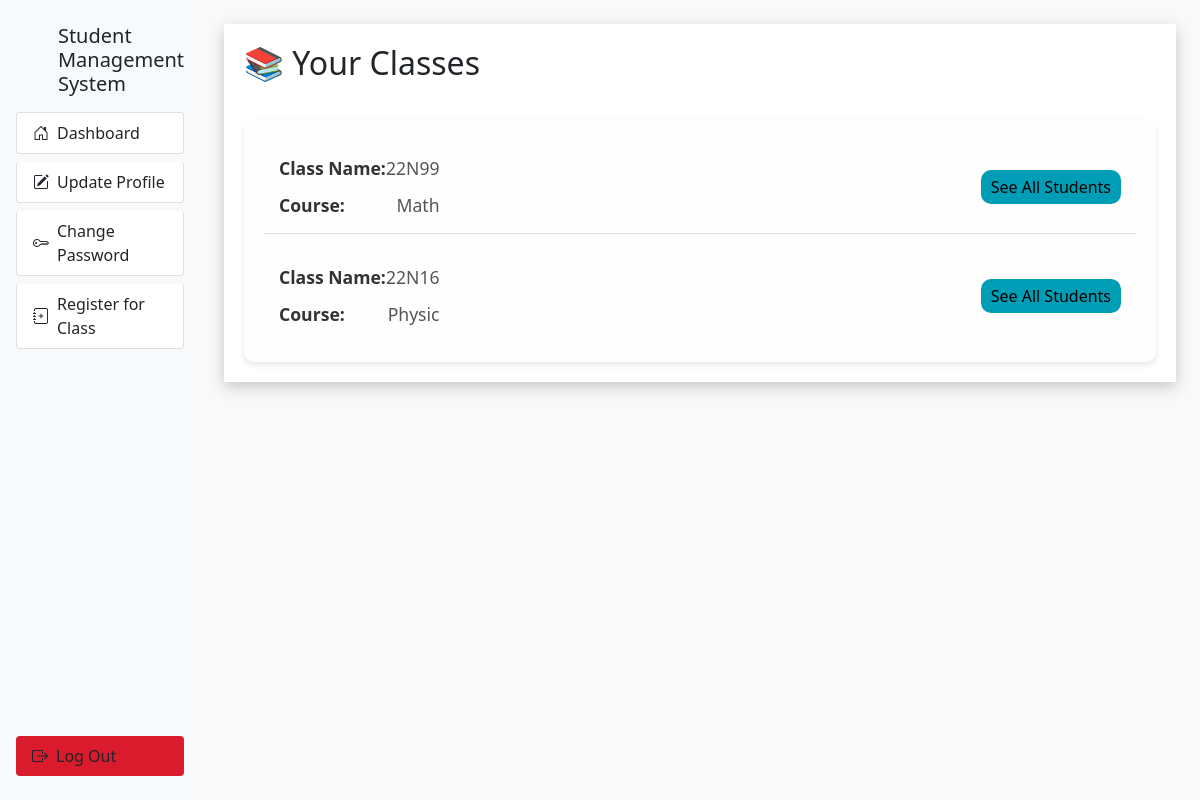
/user/classes/5, run on the app's committed database.
### main.py (models this page shows)
class Class(db.Model):
    id_class = db.Column(db.Integer, primary_key=True)
    name = db.Column(db.String(255), nullable=False)
    id_subject = db.Column(db.Integer, db.ForeignKey('subject.id_subject'), nullable=True)
    id_user = db.Column(db.Integer, db.ForeignKey('user.id'), nullable=True)

class Subject(db.Model):
    id_subject = db.Column(db.Integer, primary_key=True)
    name = db.Column(db.String(255), nullable=False)
    id_class = db.Column(db.Integer, db.ForeignKey('class.id_class'), nullable=True)

### main.py (the view)
@app.route('/user/classes/<int:user_id>', methods=['GET'])
def user_classes(user_id):
    user = User.query.get_or_404(user_id)
    classes = db.session.query(Class, Subject.name.label('subject_name')) \
        .join(Subject, Class.id_subject == Subject.id_subject) \
        .join(Student_Class, Student_Class.class_id == Class.id_class) \
        .filter(Student_Class.user_id == user_id).filter(Student_Class.status == 1).all()
    return render_template('user/classes.html', user=user, classes=classes)

### templates/user/classes.html (shortened to what this page needs)
{% extends "user/layout.html" %}
{% block content %}
<div class="wrapper">
    <div class="content">
        <div class="header">
            <h2>📚 Your Classes</h2>
        </div>
        <div class="class-details">
            {% for class, subject_name in classes %}
            <div class="class-row">
                <div class="class-info">
                    <div class="detail-row">
                        <span class="label">Class Name:</span>
                        <span class="value">{{ class.name }}</span>
                    </div>
                    <div class="detail-row">
                        <span class="label">Course:</span>
                        <span class="value">{{ subject_name }}</span>
                    </div>
                </div>
                <div class="class-actions">
                    <a href="{{ url_for('class_students', class_id=class.id_class) }}" class="btn btn-info">See All Students</a>
                </div>
            </div>
            {% else %}
            <div class="no-classes">
                <p>No classes found.</p>
            </div>
            {% endfor %}
        </div>
    </div>
</div>
{% endblock content %}

### templates/user/classes.html (style rules this page uses)
body { margin: 0; padding: 0; background: #f9f9f9; }
.wrapper { width: 100%; padding: 20px; background: #ffffff; box-shadow: 0px 5px 15px rgba(0, 0, 0, 0.2); }
.content { width: 100%; display: flex; flex-direction: column; gap: 20px; }
.header { display: flex; justify-content: space-between; align-items: center; margin-bottom: 10px; }
.class-details { display: flex; flex-direction: column; gap: 15px; background: #fefefe; padding: 20px; border-radius: 10px; box-shadow: 0px 3px 6px rgba(0, 0, 0, 0.1); }
.class-row { display: flex; justify-content: space-between; align-items: center; padding: 15px; border-bottom: 1px solid #ddd; }
.class-row:last-child { border-bottom: none; }
.class-info { display: flex; flex-direction: column; gap: 10px; }
.detail-row { display: flex; justify-content: space-between; align-items: center; }
.label { font-weight: bold; font-size: 1.1em; color: #333; }
.value { font-size: 1.1em; color: #555; }
.class-actions .btn { border-radius: 10px; padding: 5px 10px; }
.btn-info { background-color: #009eb6; border: none; }

### data on the page
Class: name "22N99", name "Math"
Class: name "22N16", name "Physic"
